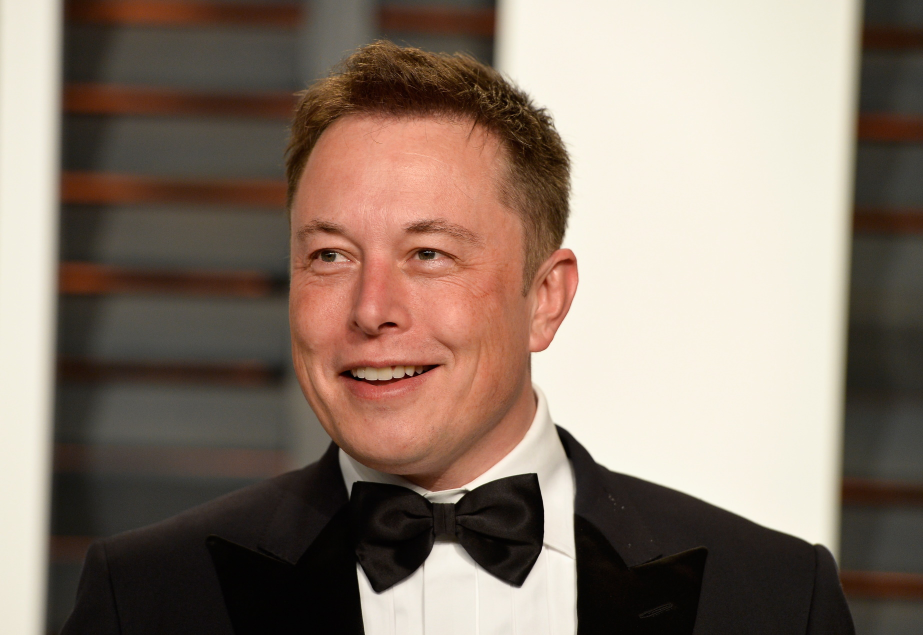
#> input picture PhotoEdu/ElonMusk.jpg, 1846 x 1270 px, given in place of the camera (shown at 1/2 size)
$ python SampleProjectVirtualPallete.py
#> lines starting #> are read from the running program, lines starting #| are printed output that depends on the picture; after the words box and inside, x2 and y2 are one past the last pixel; in counts of white or black regions, pixels touching at a corner belong together
#> further down, img is the input picture: shape (1270, 1846, 3); mean B, G, R 109.8, 122.6, 139.2
import cv2 as cv
import numpy as np

frameWidth = 640
frameHeight = 480

cap = cv.VideoCapture(0)
cap.set(3, frameWidth)
cap.set(4, frameHeight)
cap.set(10, 150)

def empty(a):
    pass

appColor = [[5, 107, 0, 19, 255, 255],
            [133, 56, 0, 159, 156, 255],
            [57, 76, 0, 100, 255, 255],
            [90, 48, 0, 118, 255, 255]]

appColorValues = [[51, 153, 255],
                  [255, 0, 255],
                  [0, 255, 0],
                  [255, 0, 0]]

appPoint = [] ##[x, y, colorId]

# [8 lines of commented-out code are left out]


def findColor(img, appColors, appColorsValues):
    imgHSV = cv.cvtColor(img, cv.COLOR_BGR2HSV)
#> imgHSV: shape (1270, 1846, 3); mean H, S, V 20.6, 68.9, 139.2
    count = 0
    newPoints = []
    # [6 lines of commented-out code are left out]

    for color in appColors:
        lower = np.array(color[0:3])
        upper = np.array(color[3:6])
        mask = cv.inRange(imgHSV, lower, upper)
        x, y = getContours(mask)
        #cv.circle(imgResult, (x, y), 10, (255, 0, 0), cv.FILLED)
        cv.circle(imgResult, (x, y), 10, appColorsValues[count], cv.FILLED)

        if x != 0 and y != 0:
            newPoints.append([x, y, count])

        count += 1
#> this loop made 4 passes
#> x on passes 1 to 2: 370, 0
#> (contours in getContours, x) on passes 3 to 4: (47 contours, all with area under 20, 0), (7 contours, all with area under 20, 0)
#> pass 1, in findColor, `mask = cv.inRange(imgHSV, lower, upper)`:
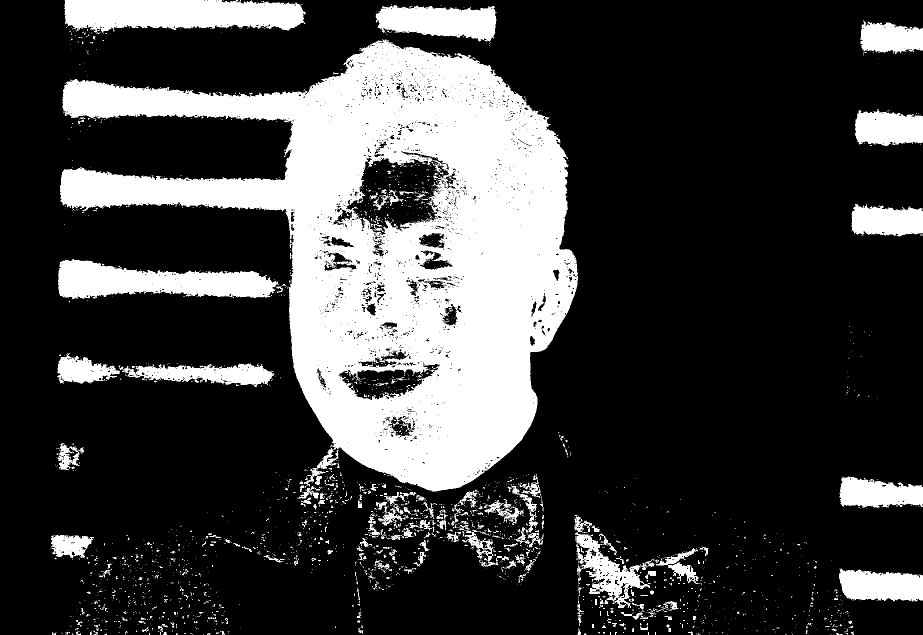
#> mask: shape (1270, 1846) (shown at 1/2 size); 24.6% white; 2643 white regions (2377 under 20 px), largest, box (x1, y1, x2, y2) and area: (120, 78, 1156, 983) 421814, (128, 0, 612, 68) 25440, (116, 518, 567, 599) 22073
#> pass 2, in findColor, `mask = cv.inRange(imgHSV, lower, upper)`:
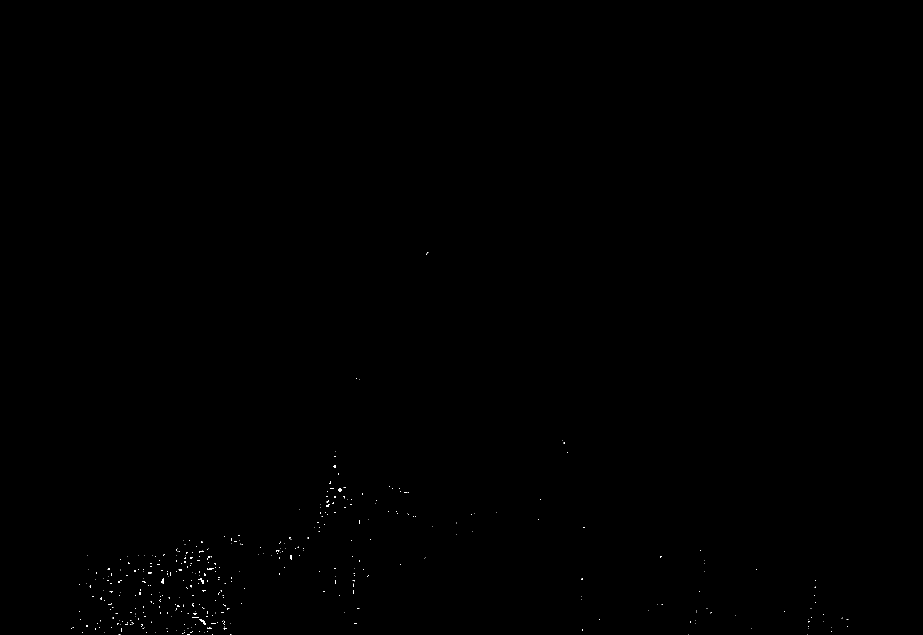
#> mask: shape (1270, 1846) (shown at 1/2 size); 0.08% white in thin lines or dots, all inside (x1, y1, x2, y2) = (142, 505, 1697, 1270)
#> pass 3, in findColor, `mask = cv.inRange(imgHSV, lower, upper)`:
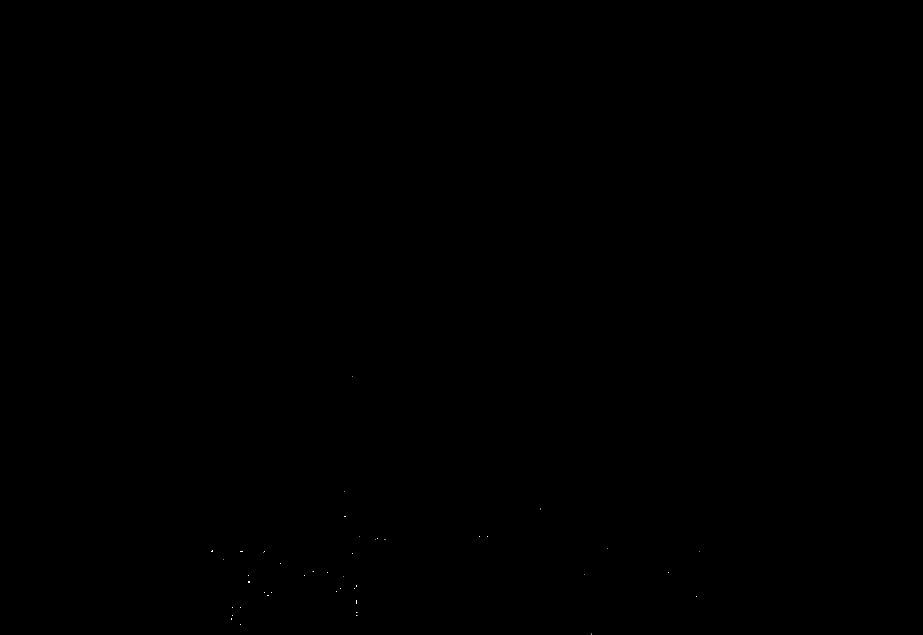
#> mask: shape (1270, 1846) (shown at 1/2 size); 0.01% white in thin lines or dots, all inside (x1, y1, x2, y2) = (422, 752, 1400, 1269)
#> after the loop: imgResult: shape (1270, 1846, 3); 0.01% of pixels changed, all inside (x1, y1, x2, y2) = (0, 0, 381, 11)
#> after the loop: mask: shape (1270, 1846); 0% white in thin lines or dots, all inside (x1, y1, x2, y2) = (207, 752, 1322, 1218)
#> after the loop, count = 4; newPoints = []
        #cv.imshow(f'img = {str(color[0])}', mask)
    return newPoints


def getContours(img):
    contours, hierarchy = cv.findContours(img, cv.RETR_EXTERNAL, cv.CHAIN_APPROX_NONE)
    x, y, w, h = 0, 0, 0, 0
    for cnt in contours:
        area = cv.contourArea(cnt)
        #print(area)
        if area > 500:
            #cv.drawContours(imgResult, cnt, -1, (255, 0, 0), 3)
            peri = cv.arcLength(cnt, True)
            #print(peri)
            approx = cv.approxPolyDP(cnt, 0.02 * peri, True)
            #print(len(approx))
            #objCor = len(approx)
            x, y, w, h = cv.boundingRect(approx)
    return x+w//2, y

def drawOnCanvas(appPoints, appColorValues):
    for point in appPoints:
        cv.circle(imgResult, (point[0], point[1]), 10, appColorValues[point[2]], cv.FILLED)

while True:
    success, img = cap.read()
    imgResult = img.copy()

    #findColor(img)
    newPoints = findColor(img, appColor, appColorValues)
#> newPoints = []
    if len(newPoints)!=0:
        for newP in newPoints:
            appPoint.append(newP)

    if len(appPoint) != 0:
        drawOnCanvas(appPoint, appColorValues)

    #cv.imshow("Result", img)
    cv.imshow("Result", imgResult)
    if cv.waitKey(1) & 0xFF == ord('q'):
#> (key q is pressed here)
        break

$ run again, on PhotoEdu/Richard.jpg
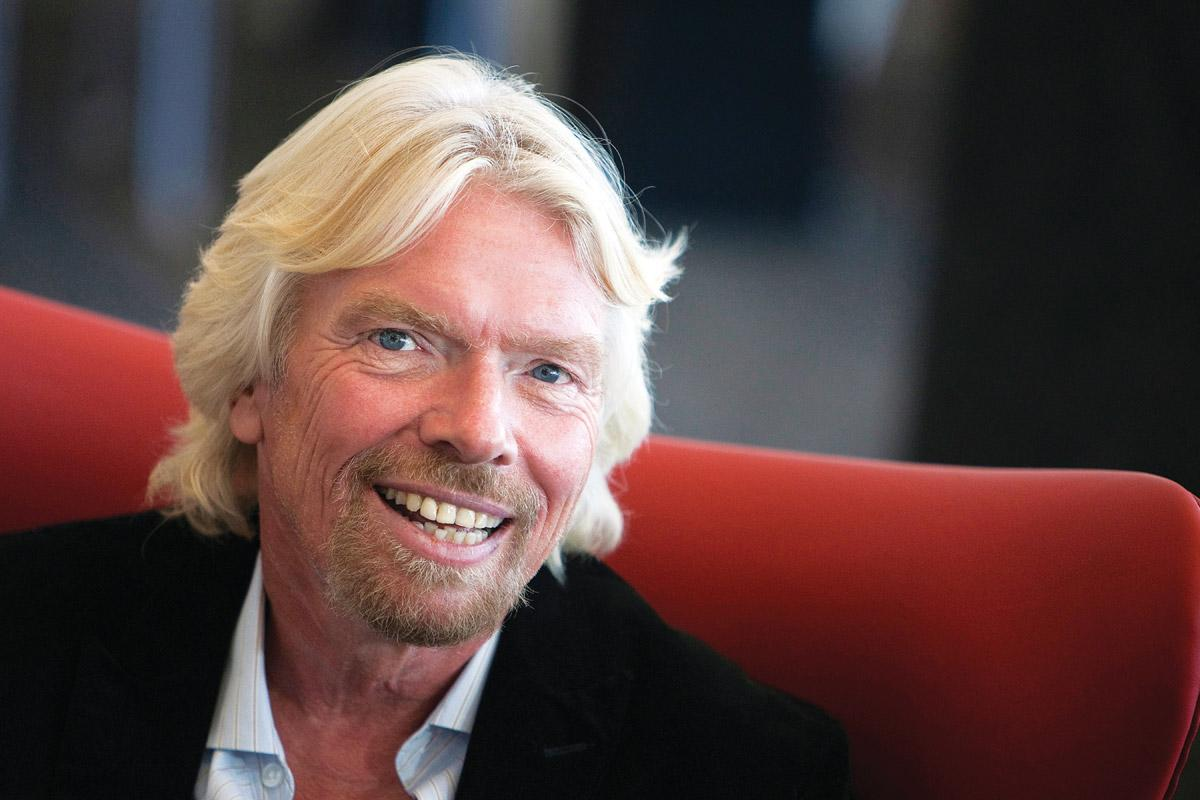
#> input picture PhotoEdu/Richard.jpg, 1200 x 800 px, given in place of the camera
#> img is the input picture: shape (800, 1200, 3); mean B, G, R 63.6, 65.3, 90
#> imgHSV: shape (800, 1200, 3); mean H, S, V 64.6, 87.5, 94.4
#> the loop in findColor, `for color in appColors:` made 4 passes
#> (x, y) on passes 1, 3, 4: (334, 150), (0, 0), (64, 0)
#> pass 1, in findColor, `mask = cv.inRange(imgHSV, lower, upper)`:
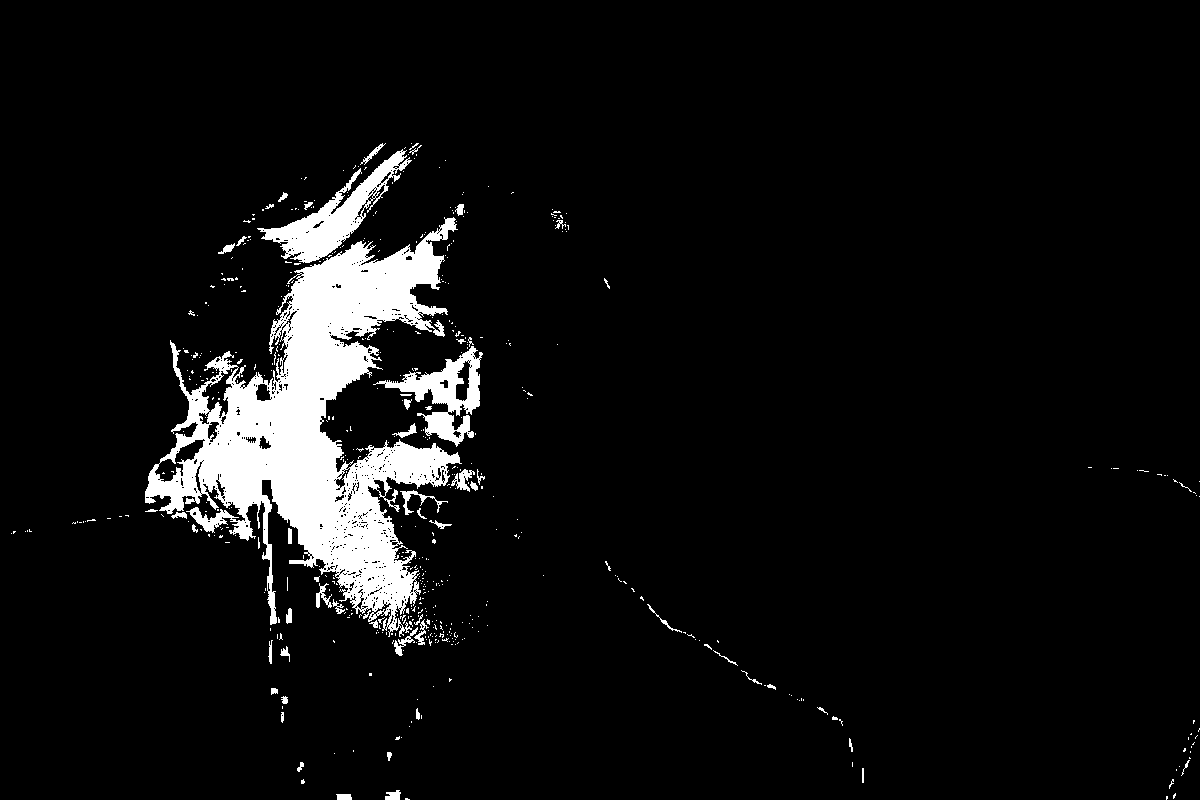
#> mask: shape (800, 1200); 6.4% white; 529 white regions (472 under 20 px), largest, box (x1, y1, x2, y2) and area: (145, 217, 462, 637) 48068, (257, 149, 412, 263) 4737, (373, 346, 483, 447) 3577
#> after the loop in findColor, `for color in appColors:`:
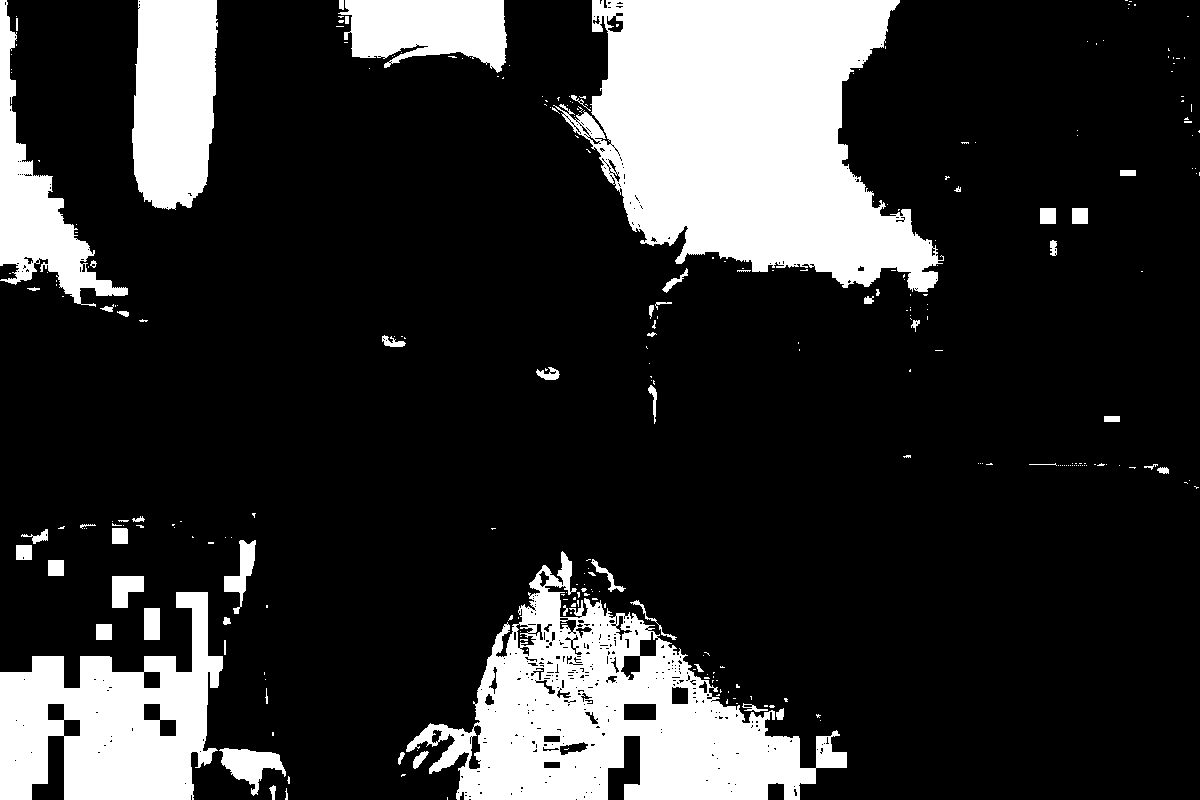
#> mask: shape (800, 1200); 19.4% white; 291 white regions (233 under 20 px), largest, box (x1, y1, x2, y2) and area: (553, 0, 944, 292) 70232, (406, 551, 847, 800) 45504, (0, 592, 223, 800) 26599
#> after the loop in findColor, `for color in appColors:`: count = 4; newPoints = [[334, 150, 0]]
#> the loop `for newP in newPoints:` made 1 pass
#> the loop in drawOnCanvas, `for point in appPoints:` made 1 pass

$ run again, on PhotoEdu/VernerBraun.jpg
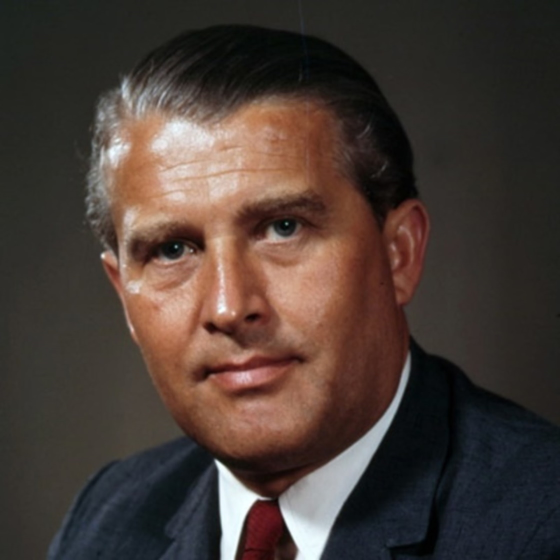
#> input picture PhotoEdu/VernerBraun.jpg, 1120 x 1120 px, given in place of the camera (shown at 1/2 size)
#> img is the input picture: shape (1120, 1120, 3); mean B, G, R 53.7, 59.8, 72.4
#> imgHSV: shape (1120, 1120, 3); mean H, S, V 37.1, 74.9, 75.3
#> the loop in findColor, `for color in appColors:` made 4 passes
#> (x, y) on passes 1, 3, 4: (526, 189), (535, 62), (627, 70)
#> pass 1, in findColor, `mask = cv.inRange(imgHSV, lower, upper)`:
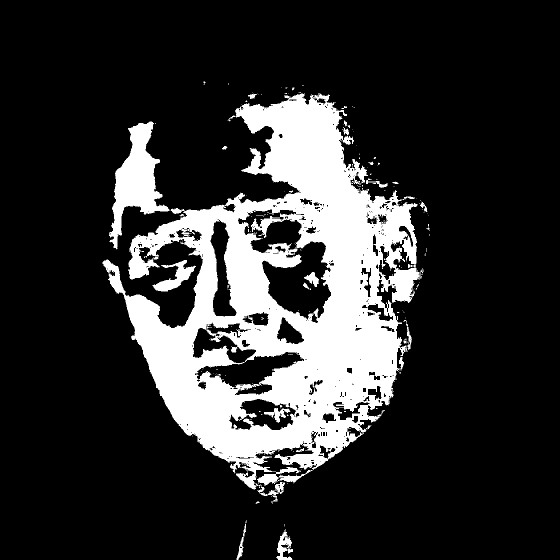
#> mask: shape (1120, 1120) (shown at 1/2 size); 18.9% white; 208 white regions (179 under 20 px), largest, box (x1, y1, x2, y2) and area: (205, 186, 847, 979) 217617, (218, 243, 340, 499) 12258, (305, 520, 392, 583) 2040
#> after the loop in findColor, `for color in appColors:`:
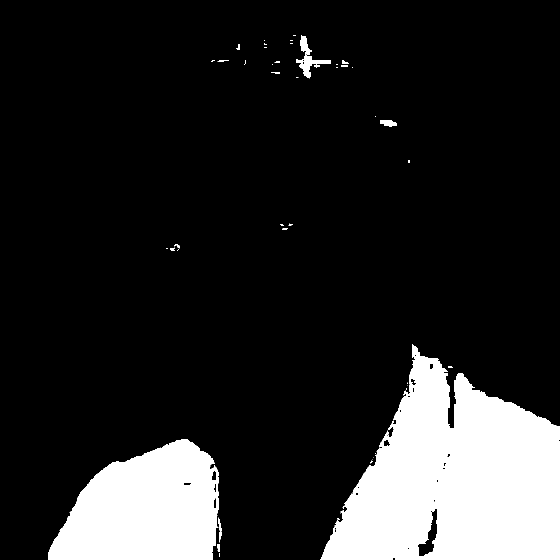
#> mask: shape (1120, 1120) (shown at 1/2 size); 15.4% white; 48 white regions (30 under 20 px), largest, box (x1, y1, x2, y2) and area: (641, 689, 1120, 1120) 130419, (96, 878, 438, 1120) 60448, (592, 70, 662, 157) 1581
#> after the loop in findColor, `for color in appColors:`: count = 4; newPoints = [[526, 189, 0], [535, 62, 2], [627, 70, 3]]
#> the loop `for newP in newPoints:` made 3 passes
#> the loop in drawOnCanvas, `for point in appPoints:` made 3 passes
